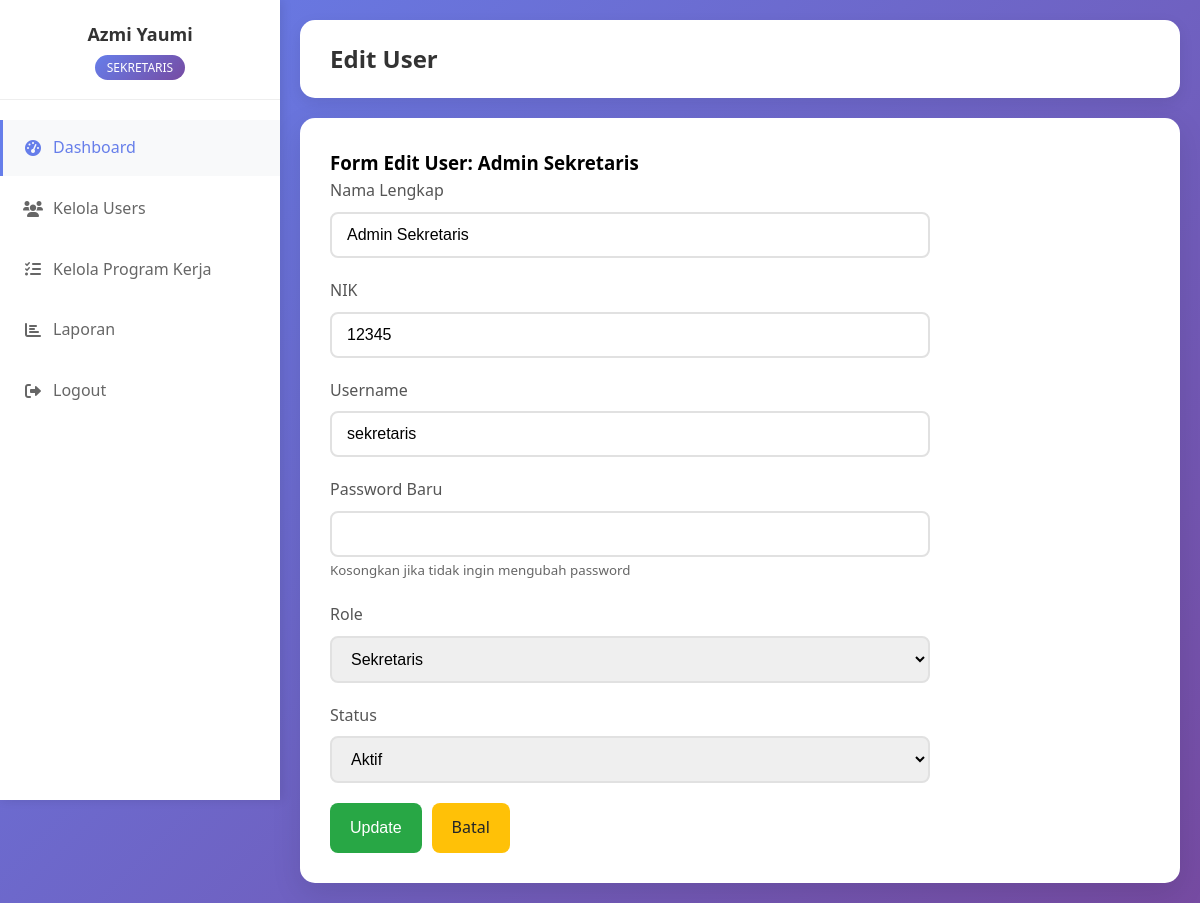
The app's page /modules/users/edit_user.php?id=1 (signed in) with its own data.
### tables this page shows
CREATE TABLE `users` (
  `id` int(11) NOT NULL,
  `nama` varchar(100) NOT NULL,
  `nik` varchar(20) NOT NULL,
  `username` varchar(50) NOT NULL,
  `password` varchar(255) NOT NULL,
  `role` enum('sekretaris','ketua_pelaksana','ketua_umum') NOT NULL,
  `created_at` timestamp NOT NULL DEFAULT current_timestamp(),
  `status` enum('aktif','nonaktif') DEFAULT 'aktif'
);

### includes/functions.php (called while the page is built, shortened)
<?php
function sanitize($data) {
    return htmlspecialchars(trim($data), ENT_QUOTES, 'UTF-8');
}
?>

### modules/users/edit_user.php (the view, shortened to what this page needs)
<?php
require_once '../../config/database.php';
require_once '../../includes/functions.php';
$id = $_GET['id'] ?? 0;
$stmt = $pdo->prepare("SELECT * FROM users WHERE id = ?");
$stmt->execute([$id]);
$user = $stmt->fetch();
?>
<!DOCTYPE html>
<html lang="id">
<head>
    <link rel="stylesheet" href="../../css/style.css">
    <link rel="stylesheet" href="https://cdnjs.cloudflare.com/ajax/libs/font-awesome/6.0.0/css/all.min.css">
</head>
<body>
         <div class="dashboard-container">
        <div class="sidebar" id="sidebar">
            <div class="sidebar-header">
                <h3><?= $_SESSION['nama'] ?></h3>
                <span class="role-badge">Sekretaris</span>
            </div>
           <div class="sidebar-menu">
              <div class="menu-item">
                    <a href="../../dashboard/sekretaris.php" class="active">
                        <i class="fas fa-tachometer-alt"></i>
                        Dashboard
                    </a>
                </div>
                <div class="menu-item">
                 <?php if ($_SESSION['role']): ?>
                    <a href="manage_users.php">
                        <i class="fas fa-users"></i>
                        Kelola Users
                    </a>
                    <?php endif; ?>
                </div>
            <div class="menu-item">
                <?php if ($_SESSION['role']): ?>
                <a href="../proker/manage_proker.php">
                    <i class="fas fa-tasks"></i>
                    Kelola Program Kerja
                </a>
                <?php endif; ?>
            </div>
                  <?php if ($_SESSION['role']): ?>
                    <div class="menu-item">
                    <a href="../laporan/laporan_proker.php">
                        <i class="fas fa-chart-bar"></i>
                        Laporan
                    </a>
                    <?php endif; ?>
                </div>
            <div class="menu-item">
                  <?php if ($_SESSION['role']): ?>
                    <a href="../../logout.php">
                        <i class="fas fa-sign-out-alt"></i>
                        Logout
                    </a>
                <?php endif; ?>
            </div>
            </div>
        </div>
        <div class="main-content" id="mainContent">
            <div class="container">
                <div class="header">
                    <h1>Edit User</h1>
                </div>
        <div class="dashboard">
            <div style="max-width: 600px;">
                <h3>Form Edit User: <?= sanitize($user['nama']) ?></h3>
                <form method="POST">
                    <div class="form-group">
                        <label for="nama">Nama Lengkap</label>
                        <input type="text" class="form-control" id="nama" name="nama"
                               value="<?= sanitize($_POST['nama'] ?? $user['nama']) ?>" required>
                    </div>
                    <div class="form-group">
                        <label for="nik">NIK</label>
                        <input type="text" class="form-control" id="nik" name="nik"
                               value="<?= sanitize($_POST['nik'] ?? $user['nik']) ?>" required>
                    </div>
                    <div class="form-group">
                        <label for="username">Username</label>
                        <input type="text" class="form-control" id="username" name="username"
                               value="<?= sanitize($_POST['username'] ?? $user['username']) ?>" required>
                    </div>
                    <div class="form-group">
                        <label for="password">Password Baru</label>
                        <input type="password" class="form-control" id="password" name="password">
                        <small style="color: #666;">Kosongkan jika tidak ingin mengubah password</small>
                    </div>
                    <div class="form-group">
                        <label for="role">Role</label>
                        <select class="form-control" id="role" name="role" required>
                            <option value="sekretaris" <?= ($user['role'] == 'sekretaris') ? 'selected' : '' ?>>
                                Sekretaris
                            </option>
                        </select>
                    </div>
                    <div class="form-group">
                        <label for="status">Status</label>
                        <select class="form-control" id="status" name="status" required>
                            <option value="aktif" <?= ($user['status'] == 'aktif') ? 'selected' : '' ?>>Aktif</option>
                        </select>
                    </div>
                    <div style="display: flex; gap: 10px;">
                        <button type="submit" class="btn btn-success">Update</button>
                        <a href="manage_users.php" class="btn btn-warning">Batal</a>
                    </div>
                </form>
            </div>
        </div>
    </div>
</body>
</html>

### css/style.css (style rules this page uses)
* { margin: 0; padding: 0; box-sizing: border-box; }
body { font-family: 'Segoe UI', Tahoma, Geneva, Verdana, sans-serif; background: linear-gradient(to bottom right, #6a11cb, #2575fc); min-height: 100vh; line-height: 1.6; }
.container { max-width: 1200px; margin: 0 auto; padding: 20px; }
.form-group { margin-bottom: 20px; }
.form-group label { display: block; margin-bottom: 8px; color: #555; font-weight: 500; }
.form-control { width: 100%; padding: 12px 15px; border: 2px solid #e1e1e1; border-radius: 8px; font-size: 16px; transition: border-color 0.3s; }
.btn { padding: 12px 20px; border: none; border-radius: 8px; cursor: pointer; font-size: 16px; transition: all 0.3s; text-decoration: none; display: inline-block; text-align: center; }
.btn-success { background-color: #28a745; color: white; }
.btn-warning { background-color: #ffc107; color: #212529; }
.dashboard { background: white; border-radius: 15px; padding: 30px; margin-top: 20px; box-shadow: 0 10px 30px rgba(0, 0, 0, 0.1); }
.header { background: white; padding: 20px 30px; border-radius: 15px; box-shadow: 0 5px 15px rgba(0, 0, 0, 0.08); margin-bottom: 20px; display: flex; justify-content: space-between; align-items: center; flex-wrap: wrap; }
.header h1 { color: #333; font-size: 24px; margin: 0; flex: 1; }
.dashboard-container { display: flex; min-height: 100vh; background: linear-gradient(135deg, #667eea 0%, #764ba2 100%); }
.sidebar { width: 280px; background: white; box-shadow: 2px 0 10px rgba(0, 0, 0, 0.1); transition: transform 0.3s ease; position: fixed; height: 100vh; overflow-y: auto; z-index: 1000; }
.sidebar-header { padding: 20px; border-bottom: 1px solid #eee; text-align: center; }
.sidebar-header h3 { color: #333; font-size: 18px; margin-bottom: 5px; }
.sidebar-header .role-badge { background: linear-gradient(135deg, #667eea 0%, #764ba2 100%); color: white; padding: 4px 12px; border-radius: 15px; font-size: 12px; text-transform: uppercase; font-weight: 500; }
.sidebar-menu { padding: 20px 0; }
.menu-item { margin-bottom: 5px; }
.menu-item a { display: flex; align-items: center; padding: 15px 20px; color: #666; text-decoration: none; transition: all 0.3s; border-left: 3px solid transparent; }
.menu-item a:hover, .menu-item a.active { background-color: #f8f9fa; color: #667eea; border-left-color: #667eea; }
.menu-item a i { margin-right: 10px; width: 20px; text-align: center; }
.main-content { flex: 1; margin-left: 280px; transition: margin-left 0.3s ease; }

### records on screen
users: nama "Admin Sekretaris", nik "12345", username "sekretaris", role "Sekretaris", status "Aktif"

### other values on screen
$_SESSION['nama'] "Azmi Yaumi"
